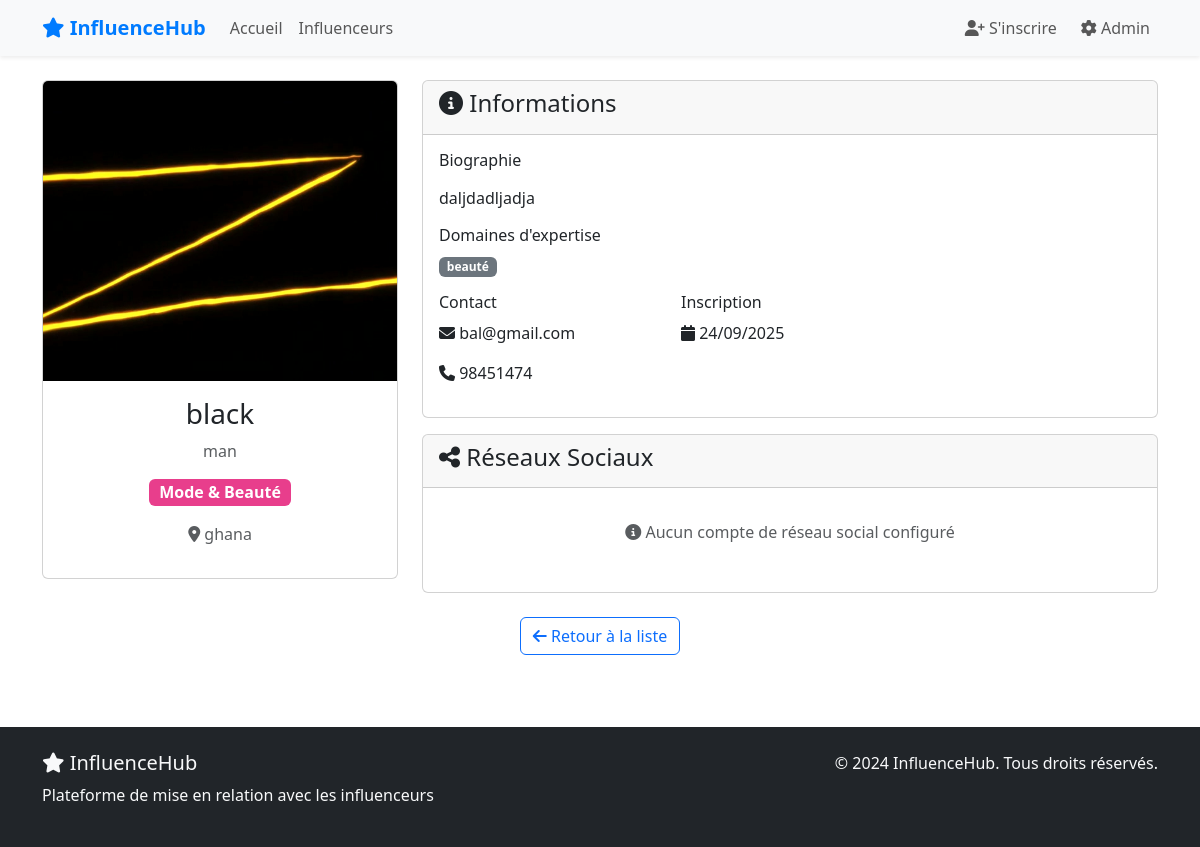
/influencers/2/, run on the app's committed database.
### apps/influencer/models.py (models this page shows, shortened)
class Influencer(models.Model):
    name = models.CharField(max_length=100, verbose_name="Nom")
    full_name = models.CharField(max_length=150, verbose_name="Nom complet")
    email = models.EmailField(unique=True)
    phone = models.CharField(max_length=20, blank=True, verbose_name="Téléphone")
    bio = models.TextField(blank=True, verbose_name="Biographie")
    profile_image = models.ImageField(upload_to='influencers/profiles/', blank=True)
    category = models.ForeignKey(Category, on_delete=models.SET_NULL, null=True, verbose_name="Catégorie")
    niche_keywords = models.TextField(blank=True, help_text="Mots-clés séparés par des virgules")
    engagement_rate = models.DecimalField(max_digits=5, decimal_places=2, null=True, blank=True)
    location = models.CharField(max_length=100, blank=True, verbose_name="Localisation")
    status = models.ForeignKey(InfluencerStatus, on_delete=models.SET_NULL, null=True)
    created_at = models.DateTimeField(auto_now_add=True, verbose_name="Créé le")
    updated_at = models.DateTimeField(auto_now=True, verbose_name="Modifié le")
    class Meta:
        verbose_name = "Influenceur"
        verbose_name_plural = "Influenceurs"
        ordering = ['-created_at']

class Category(models.Model):
    name = models.CharField(max_length=100, unique=True)
    description = models.TextField(blank=True)
    icon = models.CharField(max_length=50, blank=True)
    color = models.CharField(max_length=7, default="#007bff", help_text="Couleur hex")
    created_at = models.DateTimeField(auto_now_add=True)
    updated_at = models.DateTimeField(auto_now=True)
    class Meta:
        verbose_name = "Catégorie"
        verbose_name_plural = "Catégories"
        ordering = ['name']

### apps/influencer/views.py (the view)
# urls.py: path('<int:pk>/', views.InfluencerDetailView.as_view(), name='detail'),
class InfluencerDetailView(DetailView):
    model = Influencer
    template_name = 'influencer/detail.html'
    context_object_name = 'influencer'

### apps/influencer/templatetags/custom_filters.py (called while the page is built)
@register.filter(name='split')
def split_filter(value, delimiter=','):
    return value.split(delimiter) if value else []

### apps/influencer/templates/influencer/detail.html (shortened to what this page needs)
{% extends 'base.html' %}
{% load custom_filters %}
{% block content %}
<div class="container py-4">
    <div class="row">
        <div class="col-lg-4">
            <div class="card">
                {% if influencer.profile_image %}
                <img src="{{ influencer.profile_image.url }}" class="card-img-top"
                     style="height: 300px; object-fit: cover;">
                {% else %}
                <div class="card-img-top bg-light d-flex align-items-center justify-content-center"
                     style="height: 300px;">
                    <i class="fas fa-user-circle fa-5x text-muted"></i>
                </div>
                {% endif %}
                <div class="card-body text-center">
                    <h3>{{ influencer.name }}</h3>
                    {% if influencer.full_name != influencer.name %}
                    <p class="text-muted">{{ influencer.full_name }}</p>
                    {% endif %}
                    {% if influencer.category %}
                    <span class="badge fs-6 mb-3"
                          style="background-color:{{ influencer.category.color }};">
                            {{ influencer.category.name }}
                        </span>
                    {% endif %}
                    {% if influencer.location %}
                    <p class="text-muted">
                        <i class="fas fa-map-marker-alt"></i> {{ influencer.location }}
                    </p>
                    {% endif %}
                </div>
            </div>
        </div>
        <div class="col-lg-8">
            <div class="card">
                <div class="card-header">
                    <h4><i class="fas fa-info-circle"></i> Informations</h4>
                </div>
                <div class="card-body">
                    {% if influencer.bio %}
                    <h6>Biographie</h6>
                    <p>{{ influencer.bio|linebreaks }}</p>
                    {% endif %}
                    {% if influencer.niche_keywords %}
                    <h6>Domaines d'expertise</h6>
                    <p>
                        {% for keyword in influencer.niche_keywords|split:"," %}
                        <span class="badge bg-secondary me-1">{{ keyword.strip }}</span>
                        {% endfor %}
                    </p>
                    {% endif %}
                    <div class="row">
                        <div class="col-md-4">
                            <h6>Contact</h6>
                            <p><i class="fas fa-envelope"></i> {{ influencer.email }}</p>
                            {% if influencer.phone %}
                            <p><i class="fas fa-phone"></i> {{ influencer.phone }}</p>
                            {% endif %}
                        </div>
                        <div class="col-md-4">
                            <h6>Inscription</h6>
                            <p><i class="fas fa-calendar"></i> {{ influencer.created_at|date:"d/m/Y" }}</p>
                        </div>
                        <div class="col-md-4">
                        </div>
                    </div>
                </div>
            </div>
            <div class="card mt-3">
                <div class="card-header">
                    <h4><i class="fas fa-share-alt"></i> Réseaux Sociaux</h4>
                </div>
                <div class="card-body">
                    {% if influencer.social_accounts.all %}
                    <div class="row g-3">
                        {% for account in influencer.social_accounts.all %}
                        <div class="col-md-6">
                            <div class="border rounded p-3">
                                <div class="d-flex align-items-center mb-2">
                                    <div class="social-icon social-{{ account.platform.name|lower }} me-2">
                                        <i class="{{ account.platform.icon }}"></i>
                                    </div>
                                    <div>
                                        <h6 class="mb-0">{{ account.platform.get_name_display }}</h6>
                                        <small class="text-muted">@{{ account.username }}</small>
                                        {% if account.is_verified %}
                                        <i class="fas fa-check-circle text-primary ms-1" title="Compte vérifié"></i>
                                        {% endif %}
                                    </div>
                                </div>
                                <div class="row text-center">
                                    <div class="col-4">
                                        <strong>{{ account.followers_count|floatformat:0 }}</strong>
                                        <br><small class="text-muted">Abonnés</small>
                                    </div>
                                    <div class="col-4">
                                        <strong>{{ account.posts_count|default:"N/A" }}</strong>
                                        <br><small class="text-muted">Posts</small>
                                    </div>
                                    <div class="col-4">
                                        <strong>{{ account.engagement_rate|default:"N/A" }}%</strong>
                                        <br><small class="text-muted">Engagement</small>
                                    </div>
                                </div>
                            </div>
                        </div>
                        {% endfor %}
                    </div>
                    <div class="mt-4">
                        <div class="row text-center">
                            <div class="col-md-3">
                                <div class="stats-card">
                                    <h4>{{ influencer.get_total_reach|floatformat:0 }}</h4>
                                    <p class="mb-0">Portée totale</p>
                                </div>
                            </div>
                            <div class="col-md-3">
                                <div class="stats-card">
                                    <h4>{{ influencer.calculate_engagement }}%</h4>
                                    <p class="mb-0">Engagement moyen</p>
                                </div>
                            </div>
                            <div class="col-md-3">
                                <div class="stats-card">
                                    <h4>{{ influencer.social_accounts.count }}</h4>
                                    <p class="mb-0">Plateformes actives</p>
                                </div>
                            </div>
                            <div class="col-md-3">
                                <div class="stats-card">
                                    <h4>{{ influencer.verified_accounts_count }}</h4>
                                    <p class="mb-0">Comptes vérifiés</p>
                                </div>
                            </div>
                        </div>
                    </div>
                    {% else %}
                    <p class="text-muted text-center py-3">
                        <i class="fas fa-info-circle"></i> Aucun compte de réseau social configuré
                    </p>
                    {% endif %}
                </div>
            </div>
        </div>
    </div>
    <div class="text-center mt-4">
        <a href="{% url 'influencer:list' %}" class="btn btn-outline-primary">
            <i class="fas fa-arrow-left"></i> Retour à la liste
        </a>
    </div>
</div>
{% endblock %}

### templates/base.html (style rules this page uses)
:root { --primary-color: #007bff; --secondary-color: #6c757d; --success-color: #28a745; --danger-color: #dc3545; --warning-color: #ffc107; --info-color: #17a2b8; }

### data on the page
Influencer: profile_image (picture), name "black", full_name "man", category.name "Mode & Beauté", location "ghana", bio "daljdadljadja", strip "beauté", email "bal@gmail.com", phone "98451474", created_at "24/09/2025"
